Frame 1 (no input): blank canvas, image omitted
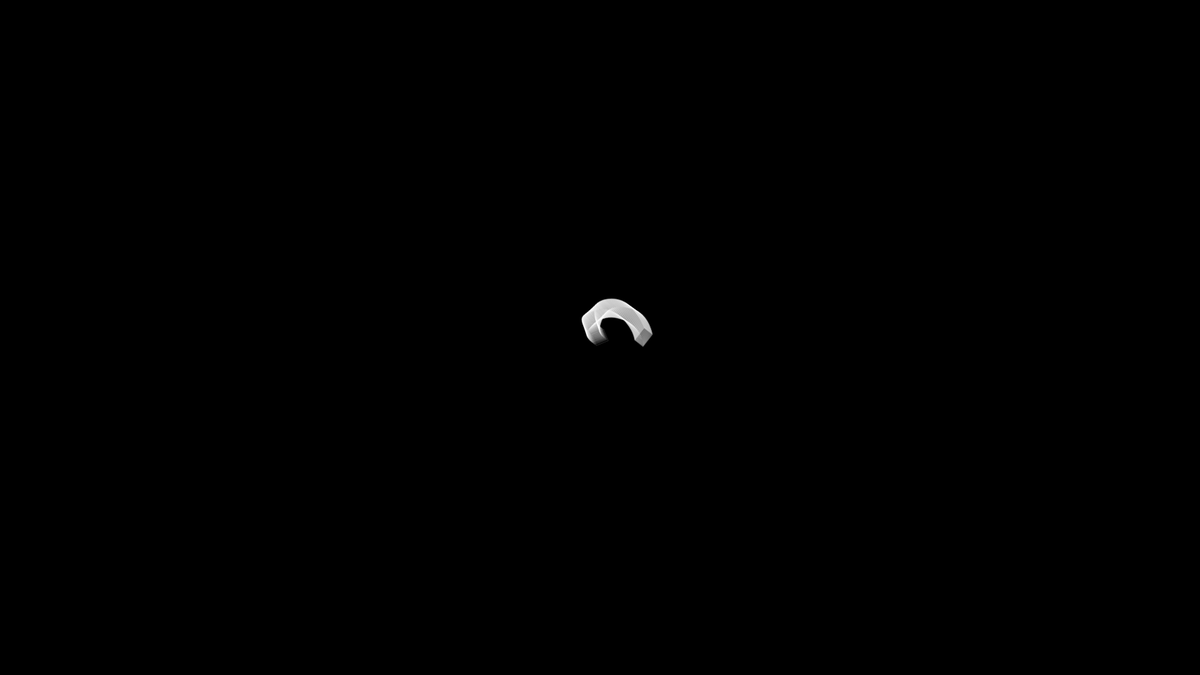
Frame 60 (no input)
Frame 120 (the mouse pressed at the canvas centre since frame 60): blank canvas, image omitted

The p5.js sketch that drew this single still picture (run headless with seeded random() and noise() and a simulated clock; from frame 60 on, the mouse is pressed at the canvas centre):

// p5.js sketch
// ── sketch.js
/*
Author: Project Somedays
Date: 2024-03-31
Title: Reverse-Engineering Challenge Series

@gandyworks did it live with a plotter, but I loved the effect: https://www.instagram.com/reel/C4v8j2NR41s/?igsh=ZnhheTVhNGVlM2M3

Substeps necessary to account for the increasing radius. I guess I could make this dynamic, but that's for another iteration.


SPIRAL FUNCTIONS: https://www.wolframalpha.com/input?i=spiral
Note: some spiral functions don't use the b parameter, but I'm trying to set it up so that I can choose a random one
Doesn't hurt? Not sure how this *should* be done in javascript...
basically what I want is a generic/abstract callable in python


TODO/Opportunities:
- Make a sandbox mode with a nice UI to set variables
- Speedramping?
*/

const circleInvolute = (a,b,t) => createVector(a * (t * sin(t) + cos(t)), a * (sin(t) - t * cos(t)));

const archimedesSpiral = (a,b,t) => createVector(a*cos(t)*(t)**(1/b),a*sin(t)*(t)**(1/b));

const dopplerSpiral = (a,b,t) => createVector(a*(b * t + t * cos(t)), a * t * sin(t));

const fermatSpiral = (a, b, t) => createVector(a * sqrt(t) * cos(t), a * sqrt(t) * sin(t));

const logarithmicSpiral = (a, b, t) => createVector(a*exp(b * t)*cos(t), a * exp(b * t) * sin(t));

const cycleFrames = 1500;
let centrePoint;
let r, R;
let t;

// for changing the biz
let xOff, yOff;
let noiseR;
let dl;
// let transitionLayer;
let a;
let chosenSpiral;
let globalZoom;
const opacity = 50; // set out of 100 for HSB mode
const substeps = 10; // could be effectively speed ramped? Something to try

let axisNoiseProgressionRate
let rotationNoiseProgressionRate;
let zoomCycleRate = 5; // relative to overall progression, larger = slower


let ix = 0; // for manually overriding spiral choice
let profileGrowMode;
let coloursMode;
let colourOffsetMultiplier; // should colour changes lead or lag?

function setup() {
  createCanvas(1920, 1080);
  // createCanvas(windowWidth, windowHeight);
  background(0);
 
  // not all spirals work with the same parameters so I mucked around until I found ones that kind of worked
  spiralChoices = [{ 
    fn : circleInvolute,
    a : 15,
    b : 2,
    name: "Circle involute: something to do with profiles of gears"
  }, 
  {
    fn: archimedesSpiral,
    a: 10,
    b: 1,
    name: "Archimedes Spiral: Constant spacing"
  }, 
  {
    fn: dopplerSpiral,
    a: 10,
    b: 0.5,
    name: "Doppler Spiral: moves across the screen over time"
  }, {
    fn: fermatSpiral,
    a: 50,
    b: 1,
    name: "Fermat Spiral: converges over time"
  }, 
  {
    fn: logarithmicSpiral,
    a: 5,
    b: 0.2,
    name: "Logarithmic Spiral: diverges over time"
  }];
  
  chosenSpiral = random(spiralChoices);
  console.log(chosenSpiral.name);
  
  // choosing modes
  colourOffsetMultiplier = random(0.8,1.2); // should the colour cycle lead or lag?
  profileGrowMode = random() < 0.5;
  coloursMode = random() < 0.5;
  console.log(`Profile Grow Mode: ${profileGrowMode}`);

  // setting up the draw layer
  dl = createGraphics(2*width, 2*height);
  dl.colorMode(HSB, 360, 100, 100, 100)
  dl.background(0);
  dl.rectMode(CENTER);
  dl.noFill();
  dl.stroke(255);

  // preparing to draw the drawLayer to the canvas
  centrePoint = createVector(width/2, height/2);
  imageMode(CENTER);

  // setting r by profileGrowMode
  r = profileGrowMode ? 1 : min(width,height)/random(5,20);
  
  // noiseValues
  xOff = random(1000);
  yOff = random(1000);
  
  t = 0; // why use t instead of frameCount? I find it easier to think of frameCount as a continual progression and a user-made variable to denote looping
  
  // noise settings
  axisNoiseProgressionRate = random(100, 300);
  rotationNoiseProgressionRate = random(100, 300);
  noiseR = random(0,2); // if you want repeating noise, determines the roughness
  
  

  describe("A spiral erupts out of the end point over time. Randomly selected type of spiral: some converge, some diverge, some precesss... Rotating square profile to add a bit of variability. Global zoom in and out sinusoidally.");
  
}

function draw() {
  if(coloursMode){
    dl.stroke(0,0,100, opacity/3);
  } else{
    dl.stroke(degrees(colourOffsetMultiplier*t%TWO_PI), 100, 100, opacity);
  }
  
  for(let i = 0; i < substeps; i++){
    // in case you want a perfect loop...
    // let yAxis = r*noise(yOff + noiseR*cos(t), yOff + noiseR*sin(t));
    // let xAxis = r*noise(xOff + noiseR*cos(t), xOff + noiseR*sin(t));
    let xAxis = r*noise(xOff + frameCount/axisNoiseProgressionRate);
    let yAxis = r*noise(yOff + frameCount/axisNoiseProgressionRate);
    let rotA = map(noise(frameCount/rotationNoiseProgressionRate),0,1,-TWO_PI, TWO_PI);
    dl.push();
    let drawPoint = chosenSpiral.fn(chosenSpiral.a,chosenSpiral.b,t);//eightcurve(a,t);
    dl.translate(dl.width/2 + drawPoint.x, dl.height/2 + drawPoint.y);
    dl.rotate(t + rotA);
    dl.rect(0,0,xAxis, yAxis);  
    dl.pop();
    t += TWO_PI/cycleFrames;
    if(profileGrowMode){
      r += 1/(0.05*cycleFrames);
    }
    
  }
  
  // draw the drawlayer
  push();
    translate(centrePoint.x, centrePoint.y)
    scale(globalZoom);
    rotate(-t);
    image(dl,0,0);
  pop();
  
  
  globalZoom = 0.75 + 0.25*(1+cos(HALF_PI + t/zoomCycleRate));
}


function mousePressed(){
  if(mouseButton === LEFT){
    setup();
  }
}

function keyPressed(){
  if(keyCode === UP_ARROW){
    dl.background(0);
    ix = (ix + 1)%spiralChoices.length;
    chosenSpiral = spiralChoices[ix];
    t = 0;
    console.log(chosenSpiral.name);
  }
}
